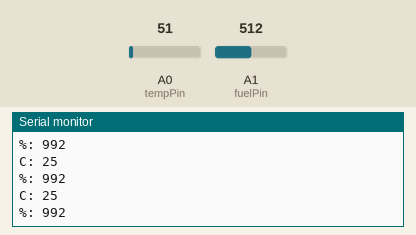
The sketch below on a simulated Arduino Mega 2560, built with avr-gcc and run on an emulated ATmega2560. Parts: the last lines printed to the serial monitor. The test bench sets the inputs (shaded band); at power-on: A0 (tempPin) = 51, A1 (fuelPin) = 512.

Above: at 1.2 s.
1.3 s: A0 (tempPin) set to 61
At 1.51 s:
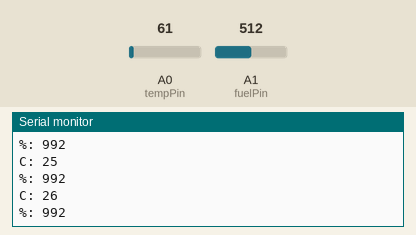
2.8 s: A1 (fuelPin) set to 716
At 3.03 s:
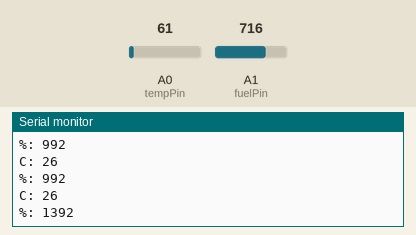
4.3 s: A0 (tempPin) set to 112
At 4.42 s:
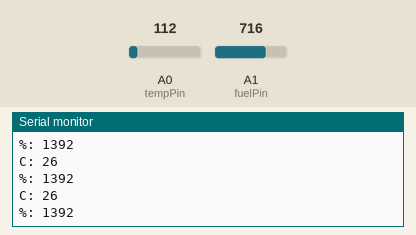
5.8 s: A1 (fuelPin) set to 900
At 5.81 s:
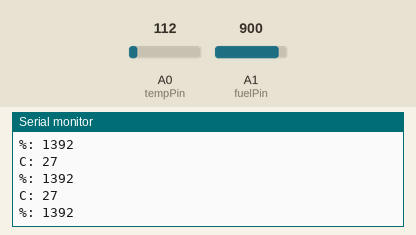
Timing chart, 0 to 8.3 s (numbered marks = the images above; inputs shaded):
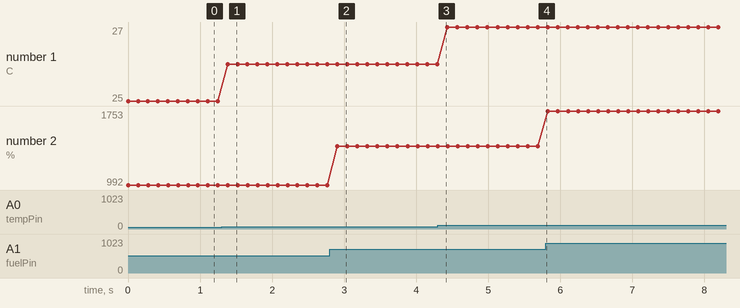

The sketch:

Slave_Arduino.ino
```cpp
#include <AltSoftSerial.h>
#include <ArduinoJson.h>

AltSoftSerial Serial1;

int coolantTemp, fuelLevel = 0;
#define tempPin A0
#define fuelPin A1

void setup() {
  Serial.begin(19200);
  Serial1.begin(9600);
}
void loop() {
  int reading = analogRead(tempPin);
  coolantTemp = 24.94 + 0.01287 * reading + 0.0001056 * reading * reading;

  reading = analogRead(fuelPin);
  fuelLevel = 1.96 * reading - 10.72;
// fuelLevel = reading;

  Serial.print("C: ");
  Serial.println(coolantTemp);
  Serial.print("%: ");
  Serial.println(fuelLevel);

  StaticJsonDocument<256> body;
  body["coolantTemp"] = coolantTemp;
  body["fuelLevel"] = fuelLevel;

  serializeJson(body, Serial1);

  delay(100);
}
```

Measured:
- after the input at 1.3 s, the serial monitor: prints a new line after 0.08 s (image 1)
- after the input at 2.8 s, the serial monitor: prints a new line after 0.10 s (image 2)
- plotted number 1: 25 → 26 after the input at 1.3 s, 26 → 27 after the input at 4.3 s
- plotted number 2: 992 → 1392 after the input at 2.8 s, 1392 → 1753 after the input at 5.8 s
